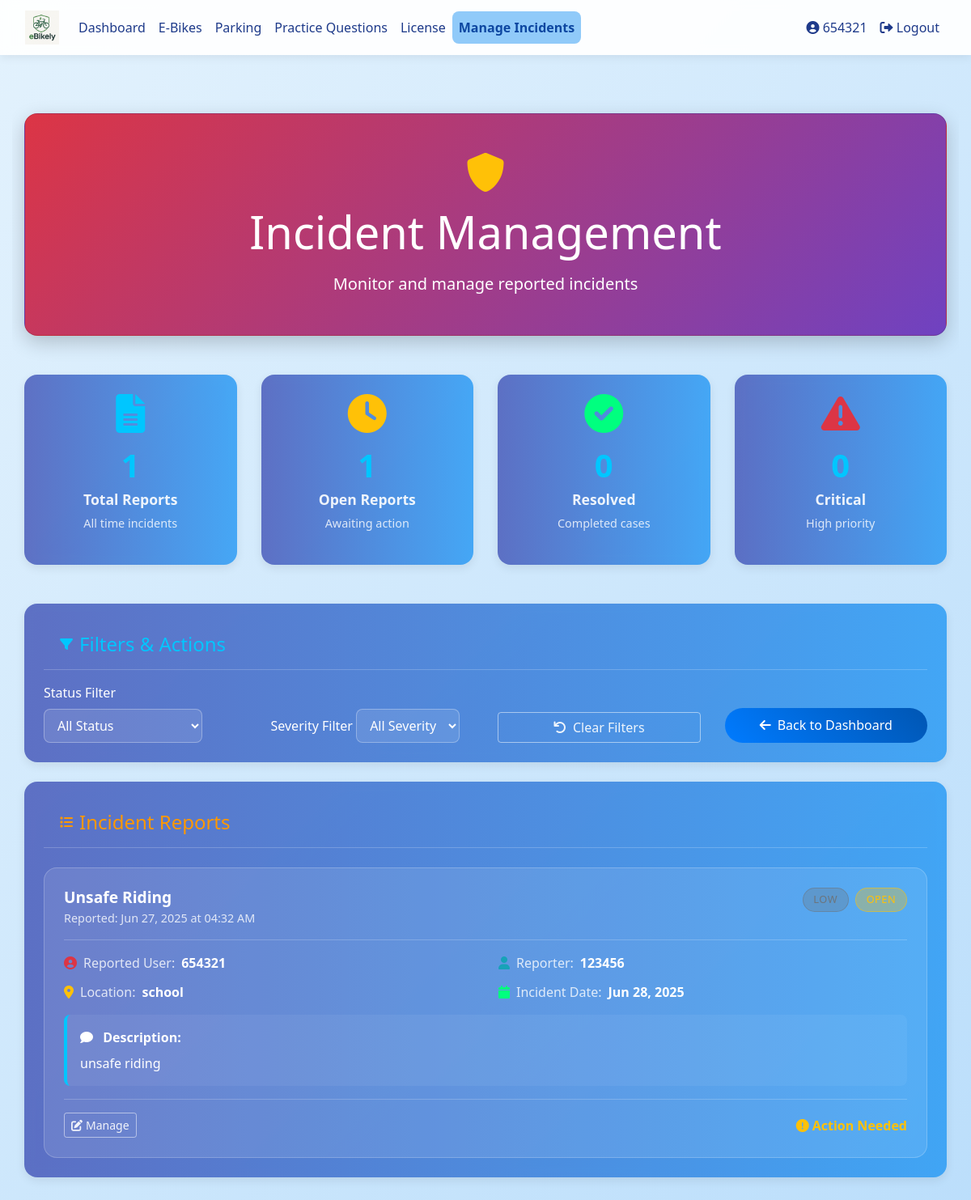
/admin/incidents (signed in), run on the app's committed database.
### database_setup.py (models this page shows)
class User(Base, UserMixin):
    __tablename__ = 'users'
    id = Column(Integer, primary_key=True)
    username = Column(String(150), unique=True, nullable=False)
    email = Column(String(150), nullable=True)
    password = Column(String(150), nullable=False)
    ebikes = relationship('EBike', back_populates='owner', cascade="all, delete-orphan")
    practice_tests = relationship('PracticeTest', back_populates='user', cascade="all, delete-orphan")
    real_tests = relationship('RealTest', back_populates='user', cascade="all, delete-orphan")
    practice_attempts = relationship("PracticeAttempt", back_populates="user", cascade="all, delete-orphan")
    parking_spot = relationship("ParkingSpot", back_populates="reserved_user", uselist=False)
    reservations = relationship("ParkingReservation", back_populates="user")
    incident_reports = relationship('IncidentReport', foreign_keys='IncidentReport.reported_user_id', back_populates='reported_user')
    has_license = Column(Boolean, default=False)
    role = Column(String(10))  # 'student' or 'teacher'
    department = Column(String(150))  # for teachers
    year = Column(Integer)  # for students
    house = Column(String(50))  # for students

class IncidentReport(Base):
    __tablename__ = 'incident_reports'
    id = Column(Integer, primary_key=True)
    reported_user_id = Column(Integer, ForeignKey('users.id'))  # User being reported
    reporter_id = Column(Integer, ForeignKey('users.id'))  # User making the report
    incident_type = Column(String(50))  # Type of incident (unsafe riding, harassment, etc.)
    severity = Column(String(20))  # Low, Medium, High, Critical
    description = Column(Text)
    location = Column(String(100))  # Where the incident occurred
    date_of_incident = Column(Date)  # When the incident happened
    date_reported = Column(DateTime, default=datetime.utcnow)  # When it was reported
    status = Column(String(20), default='Open')  # Open, Under Investigation, Resolved, Dismissed
    admin_notes = Column(Text)  # Notes from admin/teacher
    action_taken = Column(Text)  # What action was taken
    resolved_by = Column(Integer, ForeignKey('users.id'))  # Which admin resolved it
    resolved_date = Column(DateTime)  # When it was resolved
    reported_user = relationship('User', foreign_keys=[reported_user_id], back_populates='incident_reports')
    reporter = relationship('User', foreign_keys=[reporter_id])
    resolver = relationship('User', foreign_keys=[resolved_by])

### app.py (the view)
@app.route('/admin/incidents')
@login_required
def admin_incidents():
    if current_user.role != 'teacher':
        flash("Access denied.", "danger")
        return redirect(url_for('dashboard'))
    session = SessionLocal()
    status_filter = request.args.get('status', 'all')
    severity_filter = request.args.get('severity', 'all')
    query = session.query(IncidentReport).options(
        joinedload(IncidentReport.reported_user),
        joinedload(IncidentReport.reporter),
        joinedload(IncidentReport.resolver)
    )
    if status_filter != 'all':
        query = query.filter(IncidentReport.status == status_filter)
    if severity_filter != 'all':
        query = query.filter(IncidentReport.severity == severity_filter)
    incidents = query.order_by(IncidentReport.date_reported.desc()).all()
    stats = {
        'total_reports': session.query(IncidentReport).count(),
        'open_reports': session.query(IncidentReport).filter_by(status='Open').count(),
        'resolved_reports': session.query(IncidentReport).filter_by(status='Resolved').count(),
        'critical_reports': session.query(IncidentReport).filter_by(severity='Critical').count(),
    }
    session.close()
    return render_template('admin_incidents.html',
                         incidents=incidents,
                         stats=stats,
                         status_filter=status_filter,
                         severity_filter=severity_filter)

### app.py (called while the page is built)
@login_manager.user_loader
def load_user(user_id):
    session = SessionLocal()
    user = session.query(User).get(int(user_id))
    session.close()
    return user

### templates/admin_incidents.html (shortened to what this page needs)
{% extends "base.html" %}
{% block content %}
<div class="container welcome-container">
  <div class="hero-section card text-white p-5 mb-5 fade-in">
    <div class="text-center">
      <i class="fas fa-shield-alt dashboard-icon mb-3"></i>
      <h1 class="display-4 mb-3">Incident Management</h1>
      <p class="lead mb-0">Monitor and manage reported incidents</p>
    </div>
  </div>
  <div class="row slide-up-delay g-4 mb-5">
    <div class="col-md-3">
      <div class="card feature-card p-4 text-center">
        <div class="stat-icon mb-3">
          <i class="fas fa-file-alt fa-3x text-primary"></i>
        </div>
        <h3 class="stat-number">{{ stats.total_reports }}</h3>
        <h5 class="stat-label">Total Reports</h5>
        <p class="stat-description">All time incidents</p>
      </div>
    </div>
    <div class="col-md-3">
      <div class="card feature-card p-4 text-center">
        <div class="stat-icon mb-3">
          <i class="fas fa-clock fa-3x text-warning"></i>
        </div>
        <h3 class="stat-number">{{ stats.open_reports }}</h3>
        <h5 class="stat-label">Open Reports</h5>
        <p class="stat-description">Awaiting action</p>
      </div>
    </div>
    <div class="col-md-3">
      <div class="card feature-card p-4 text-center">
        <div class="stat-icon mb-3">
          <i class="fas fa-check-circle fa-3x text-success"></i>
        </div>
        <h3 class="stat-number">{{ stats.resolved_reports }}</h3>
        <h5 class="stat-label">Resolved</h5>
        <p class="stat-description">Completed cases</p>
      </div>
    </div>
    <div class="col-md-3">
      <div class="card feature-card p-4 text-center">
        <div class="stat-icon mb-3">
          <i class="fas fa-exclamation-triangle fa-3x text-danger"></i>
        </div>
        <h3 class="stat-number">{{ stats.critical_reports }}</h3>
        <h5 class="stat-label">Critical</h5>
        <p class="stat-description">High priority</p>
      </div>
    </div>
  </div>
  <div class="row slide-up-delay mb-4">
    <div class="col-12">
      <div class="card feature-card p-4">
        <div class="card-header gradient-blue mb-3">
          <i class="fas fa-filter mr-2"></i>
          <h4 class="mb-0">Filters & Actions</h4>
        </div>
        <div class="row align-items-end">
          <div class="col-md-3">
            <label class="form-label">Status Filter</label>
            <select class="form-select form-control-modern" id="statusFilter" onchange="applyFilters()">
              <option value="all" {% if status_filter == 'all' %}selected{% endif %}>All Status</option>
            </select>
          </div>
          <div class="col-md-3">
            <label class="form-label">Severity Filter</label>
            <select class="form-select form-control-modern" id="severityFilter" onchange="applyFilters()">
              <option value="all" {% if severity_filter == 'all' %}selected{% endif %}>All Severity</option>
            </select>
          </div>
          <div class="col-md-3">
            <button class="btn btn-outline-light w-100" onclick="clearFilters()">
              <i class="fas fa-undo mr-2"></i>Clear Filters
            </button>
          </div>
          <div class="col-md-3">
            <a href="{{ url_for('dashboard') }}" class="btn btn-primary w-100">
              <i class="fas fa-arrow-left mr-2"></i>Back to Dashboard
            </a>
          </div>
        </div>
      </div>
    </div>
  </div>
  <div class="row slide-up-delay">
    <div class="col-12">
      <div class="card feature-card p-4">
        <div class="card-header gradient-orange mb-4">
          <i class="fas fa-list mr-2"></i>
          <h4 class="mb-0">Incident Reports</h4>
        </div>
        {% if incidents %}
          <div class="incidents-grid">
            {% for incident in incidents %}
              <div class="incident-card">
                <div class="incident-header">
                  <div class="incident-info">
                    <h5 class="incident-title">{{ incident.incident_type.replace('_', ' ').title() }}</h5>
                    <p class="incident-meta">
                      Reported: {{ incident.date_reported.strftime('%b %d, %Y at %I:%M %p') }}
                    </p>
                  </div>
                  <div class="incident-badges">
                    <span class="severity-badge severity-{{ incident.severity.lower() }}">
                      {{ incident.severity }}
                    </span>
                    <span class="status-badge status-{{ incident.status.lower().replace(' ', '-') }}">
                      {{ incident.status }}
                    </span>
                  </div>
                </div>
                <div class="incident-details">
                  <div class="detail-row">
                    <div class="detail-item">
                      <i class="fas fa-user-circle text-danger"></i>
                      <span class="detail-label">Reported User:</span>
                      <span class="detail-value">{{ incident.reported_user.username }}</span>
                    </div>
                    <div class="detail-item">
                      <i class="fas fa-user text-info"></i>
                      <span class="detail-label">Reporter:</span>
                      <span class="detail-value">{{ incident.reporter.username }}</span>
                    </div>
                  </div>
                  <div class="detail-row">
                    <div class="detail-item">
                      <i class="fas fa-map-marker-alt text-warning"></i>
                      <span class="detail-label">Location:</span>
                      <span class="detail-value">{{ incident.location }}</span>
                    </div>
                    <div class="detail-item">
                      <i class="fas fa-calendar text-success"></i>
                      <span class="detail-label">Incident Date:</span>
                      <span class="detail-value">{{ incident.date_of_incident.strftime('%b %d, %Y') }}</span>
                    </div>
                  </div>
                  <div class="incident-description">
                    <i class="fas fa-comment mr-2"></i>
                    <strong>Description:</strong>
                    <p>{{ incident.description }}</p>
                  </div>
                </div>
                <div class="incident-actions">
                  <a href="{{ url_for('manage_incident', incident_id=incident.id) }}" class="btn btn-outline-light btn-sm">
                    <i class="fas fa-edit mr-1"></i>Manage
                  </a>
                  {% if incident.status == 'Open' %}
                    <span class="action-needed">
                      <i class="fas fa-exclamation-circle mr-1"></i>Action Needed
                    </span>
                  {% elif incident.status == 'Resolved' %}
                    <span class="resolved-info">
                      <i class="fas fa-check-circle mr-1"></i>
                      Resolved by {{ incident.resolver.username if incident.resolver else 'Unknown' }}
                    </span>
                  {% endif %}
                </div>
              </div>
            {% endfor %}
          </div>
        {% endif %}
      </div>
    </div>
  </div>
</div>
<link rel="stylesheet" href="https://cdnjs.cloudflare.com/ajax/libs/font-awesome/6.0.0/css/all.min.css">
{% endblock %}

### templates/base.html (shortened to what this page needs)
<!DOCTYPE html>
<html lang="en">
<head>
  <link rel="stylesheet" href="https://stackpath.bootstrapcdn.com/bootstrap/4.5.2/css/bootstrap.min.css">
  <link rel="stylesheet" href="{{ url_for('static', filename='styles.css') }}">
  <link href="https://cdnjs.cloudflare.com/ajax/libs/font-awesome/5.15.4/css/all.min.css" rel="stylesheet">
</head>
<body>
  <nav class="navbar navbar-expand-lg navbar-light">
    <div class="container-fluid">
      <a class="navbar-brand" href="{{ url_for('dashboard') }}">
        <img src="{{ url_for('static', filename='images/logo.png') }}" alt="E-Bike Manager Logo">
      </a>
      <div class="collapse navbar-collapse justify-content-between" id="navbarNav">
        <ul class="navbar-nav">
          {% if current_user.is_authenticated %}
            <li class="nav-item"><a class="nav-link {% if request.endpoint == 'dashboard' %}active{% endif %}" href="{{ url_for('dashboard') }}">Dashboard</a></li>
            <li class="nav-item"><a class="nav-link {% if request.endpoint == 'ebike_management' %}active{% endif %}" href="{{ url_for('ebike_management') }}">E-Bikes</a></li>
            <li class="nav-item"><a class="nav-link {% if request.endpoint == 'parking_spots' %}active{% endif %}" href="{{ url_for('parking_spots') }}">Parking</a></li>
            <li class="nav-item"><a class="nav-link {% if request.endpoint == 'practice_selection' %}active{% endif %}" href="{{ url_for('practice_selection') }}">Practice Questions</a></li>
            <li class="nav-item"><a class="nav-link" href="{{ url_for('license_page') }}">License</a></li>
            {% if current_user.role == 'student' %}
              <li class="nav-item"><a class="nav-link {% if request.endpoint == 'report_incident' %}active{% endif %}" href="{{ url_for('report_incident') }}">Report Incident</a></li>
            {% elif current_user.role == 'teacher' %}
              <li class="nav-item"><a class="nav-link {% if request.endpoint == 'admin_incidents' %}active{% endif %}" href="{{ url_for('admin_incidents') }}">Manage Incidents</a></li>
            {% endif %}
          {% endif %}
        </ul>
        <ul class="navbar-nav">
          {% if current_user.is_authenticated %}
            <li class="nav-item"><a class="nav-link {% if request.endpoint == 'user_profile' %}active{% endif %}" href="{{ url_for('user_profile') }}"><i class="fas fa-user-circle"></i> {{ current_user.username }}</a></li>
            <li class="nav-item"><a class="nav-link" href="{{ url_for('logout') }}"><i class="fas fa-sign-out-alt"></i> Logout</a></li>
          {% else %}
            <li class="nav-item"><a class="nav-link" href="{{ url_for('login') }}"><i class="fas fa-sign-in-alt"></i> Login</a></li>
            <li class="nav-item"><a class="nav-link" href="{{ url_for('register') }}"><i class="fas fa-user-plus"></i> Register</a></li>
          {% endif %}
        </ul>
      </div>
    </div>
  </nav>
  <div class="container my-4">
    {% block content %}{% endblock %}
  </div>
</body>
</html>

### static/styles.css (style rules this page uses)
.card { border-radius: 10px; box-shadow: 0 4px 6px rgba(0, 0, 0, 0.1); transition: transform 0.2s; }
.text-white { color: white; }
.welcome-container { overflow-x: hidden; }
.hero-section { background: linear-gradient(135deg, #f8f9fa 0%, #e9ecef 100%); padding: 100px 0; }
.feature-card { background: white; border-radius: 10px; box-shadow: 0 4px 6px rgba(0, 0, 0, 0.1); transition: transform 0.3s ease; }

### templates/base.html (style rules this page uses)
body { min-height: 100vh; margin: 0; font-family: 'Segoe UI', sans-serif; background: linear-gradient(135deg, #e3f2fd 0%, #bbdefb 100%); color: #212529; }
.navbar { background-color: #ffffffee; backdrop-filter: blur(6px); box-shadow: 0 4px 10px rgba(0, 0, 0, 0.06); }
.navbar-brand img { height: 42px; }
.nav-link { color: #1e3a8a !important; font-weight: 500; transition: background 0.3s ease; border-radius: 0.5rem; padding: 0.5rem 0.8rem; }
.nav-link.active { background-color: #90caf9; color: #0d47a1 !important; font-weight: bold; }
.container, .container-fluid { max-width: 1200px; }
.card, .auth-card { background: #ffffff; border-radius: 1rem; box-shadow: 0 4px 12px rgba(0, 0, 0, 0.08); transition: transform 0.2s ease; }
.btn-primary { background: linear-gradient(135deg, #64b5f6, #1e88e5); border: none; border-radius: 50px; padding: 0.6rem 1.4rem; font-size: 1rem; color: white; font-weight: 500; }

### data on the page
User: username "654321"
IncidentReport: incident_type.replace "Unsafe Riding", date_reported "Jun 27, 2025 at 04:32 AM", severity "LOW", status "OPEN", reported_user.username "654321", reporter.username "123456", location "school", date_of_incident "Jun 28, 2025", description "unsafe riding", shows "Action Needed"
